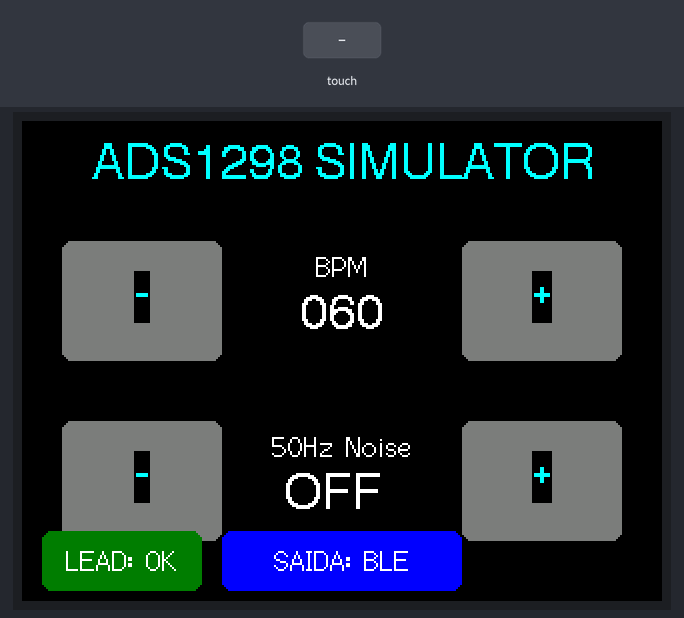
Simulated run of this program. Board: ESP32. Parts: 320×240 colour display. The inputs (shaded band) are chosen by the test bench. Nothing arrives over Bluetooth unless stated; a phone connects over Bluetooth LE 3 s after start; what the program prints to the serial monitor is not drawn.

Above: at 1.4 s.
1.5 s: touch panel pressed at 87 % / 50 % of its raw x / y range
3.0 s: touch panel pressed at 87 % / 70 % of its raw x / y range
At 4.2 s:
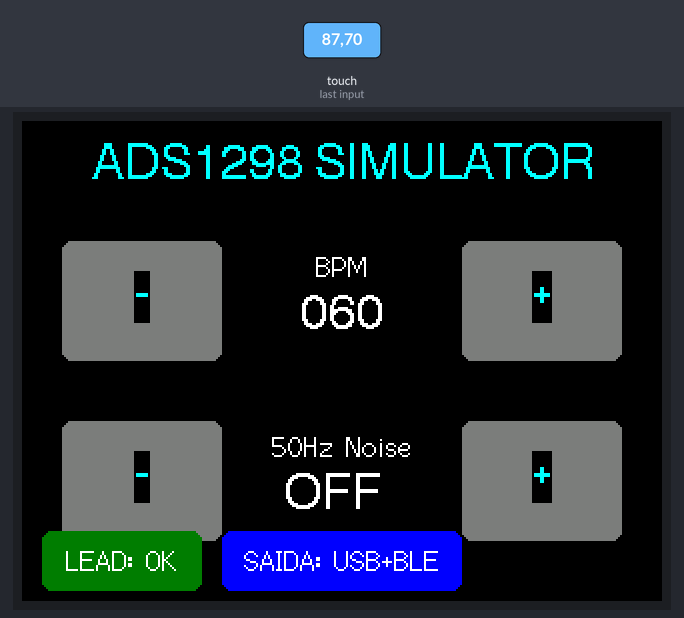
4.5 s: touch panel pressed at 87 % / 90 % of its raw x / y range
At 5.3 s:
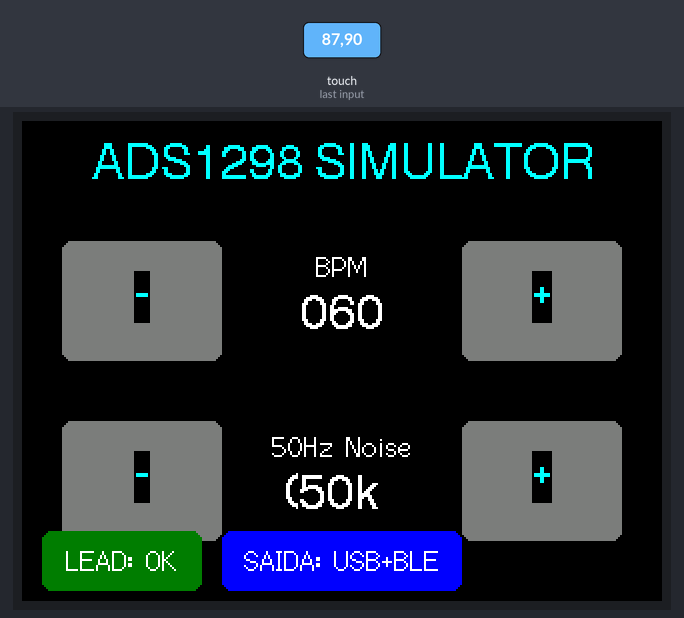
6.0 s: touch panel pressed at 38 % / 10 % of its raw x / y range
At 6.5 s:
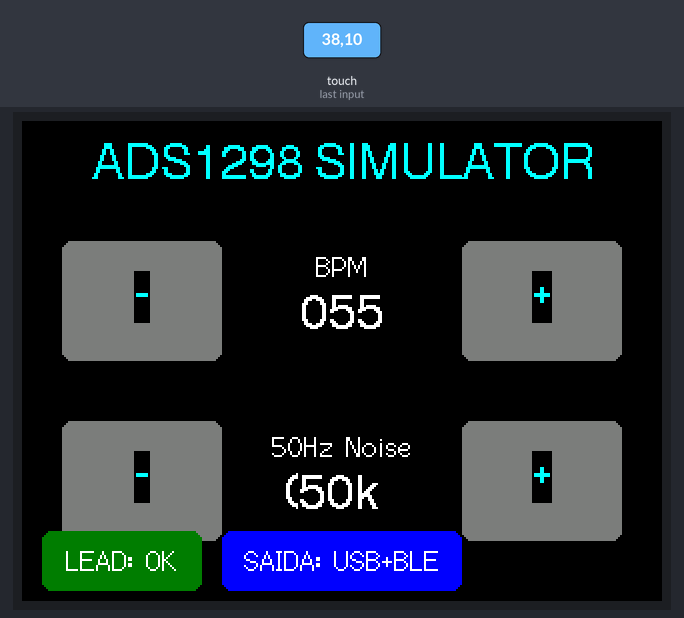
Timing chart, 0 to 8.5 s (numbered marks = the images above; inputs shaded):
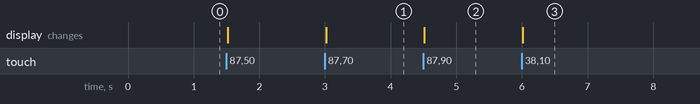

The program:

main.cpp
```cpp
#include <Arduino.h>
#include <SPI.h>
#include <TFT_eSPI.h>
#include <XPT2046_Touchscreen.h>

// --- BLE Libraries ---
#include <BLEDevice.h>
#include <BLEServer.h>
#include <BLEUtils.h>
#include <BLE2902.h>

// PhysioNet array of ECG data
#include "ecg_data.h"

// --- TFT & Touch Pin Definitions for CYD (Shared SPI) ---
#define XPT2046_IRQ 36
#define XPT2046_MOSI 13
#define XPT2046_MISO 12
#define XPT2046_CLK 14
#define XPT2046_CS 33

SPIClass mySpi = SPIClass(VSPI);
XPT2046_Touchscreen ts(XPT2046_CS, XPT2046_IRQ);
TFT_eSPI tft = TFT_eSPI();

uint8_t ads_payload[27];

// Definition of how much packets will be sent (e.g. 15 packets of 27 bytes)
#define BATCH_SIZE 15
uint8_t batch_buffer[27 * BATCH_SIZE];
int batch_index = 0;

// --- BLE Variables ---
BLEServer* pServer = NULL;
BLECharacteristic* pCharacteristic = NULL;
bool deviceConnected = false;
bool oldDeviceConnected = false;

bool is_taking_screenshot = false;

// These UUIDs have to be the same in the device receiving the signal
#define SERVICE_UUID           "XXXXXXXX-XXXX-XXXX-XXXX-XXXXXXXXXXXX"
#define CHARACTERISTIC_UUID_TX "XXXXXXXX-XXXX-XXXX-XXXX-XXXXXXXXXXXX"

// Callback for device disconnections
class MyServerCallbacks: public BLEServerCallbacks {
    void onConnect(BLEServer* pServer) {
      deviceConnected = true;
    };

    void onDisconnect(BLEServer* pServer) {
      deviceConnected = false;
    }
};

// --- Simulation Variables ---
int current_bpm = 60;
int noise_amplitude_50hz = 0; // Starts clean
unsigned long global_time_ms = 0;

int output_mode = 0; // 0 = Only Bluetooth, 1 = Only USB, 2 = Both
int simulate_leadoff_ch = 0; // 0 = OK, 1 = CH1 OFF...

unsigned int QRSCount = 0, IdleCount = 0;
unsigned int qrs_cutoff = 543, idle_cutoff = 0;
#define QRS 1
#define IDLE 2
unsigned int State = QRS;

// Timer and Touch Debounce
hw_timer_t * timer = NULL;
unsigned long lastTouchTime = 0;

// =========================================================================
// FREERTOS VARIABLES (Dual-Core)
// =========================================================================
SemaphoreHandle_t timerSemaphore;
QueueHandle_t ecgQueue;

// =========================================================================
// TIMER INTERRUPT
// =========================================================================
void IRAM_ATTR onTimer() {
  BaseType_t xHigherPriorityTaskWoken = pdFALSE;
  // Shares the semaphore to the aquisition task to run immediately
  xSemaphoreGiveFromISR(timerSemaphore, &xHigherPriorityTaskWoken);
  if (xHigherPriorityTaskWoken) {
    portYIELD_FROM_ISR();
  }
}

// This function is made to screenshot the CYD TFT display
void dumpScreenshotSerial() {
  is_taking_screenshot = true; // Pauses the ECG delivery by Serial
  vTaskDelay(50 / portTICK_PERIOD_MS); // Delay for the last packet to be delivered

  uint16_t w = tft.width();
  uint16_t h = tft.height();
  uint32_t fileSize = 54 + (w * h * 3);

  // BMP header
  unsigned char bmpFileHeader[14] = {'B','M', 0,0,0,0, 0,0, 0,0, 54,0,0,0};
  unsigned char bmpInfoHeader[40] = {40,0,0,0, 0,0,0,0, 0,0,0,0, 1,0, 24,0};

  bmpFileHeader[2] = (unsigned char)(fileSize);
  bmpFileHeader[3] = (unsigned char)(fileSize >> 8);
  bmpFileHeader[4] = (unsigned char)(fileSize >> 16);
  bmpFileHeader[5] = (unsigned char)(fileSize >> 24);

  bmpInfoHeader[4] = (unsigned char)(w);
  bmpInfoHeader[5] = (unsigned char)(w >> 8);
  bmpInfoHeader[6] = (unsigned char)(w >> 16);
  bmpInfoHeader[7] = (unsigned char)(w >> 24);

  int32_t negHeight = -h;
  bmpInfoHeader[8] = (unsigned char)(negHeight);
  bmpInfoHeader[9] = (unsigned char)(negHeight >> 8);
  bmpInfoHeader[10] = (unsigned char)(negHeight >> 16);
  bmpInfoHeader[11] = (unsigned char)(negHeight >> 24);

  // Signals to the serial the transmission is starting
  Serial.println("\n---START_BMP---");

  // Sends header by HEX
  for(int i=0; i<14; i++) Serial.printf("%02X", bmpFileHeader[i]);
  for(int i=0; i<40; i++) Serial.printf("%02X", bmpInfoHeader[i]);
  Serial.println(); // New line after header

  // Reads value of pixels and transmits via Serial
  for (int y = 0; y < h; y++) {
    for (int x = 0; x < w; x++) {
      uint16_t color = tft.readPixel(x, y);

      uint8_t r = (color & 0xF800) >> 8;
      uint8_t g = (color & 0x07E0) >> 3;
      uint8_t b = (color & 0x001F) << 3;

      Serial.printf("%02X%02X%02X", b, g, r);
    }
    Serial.println(); // Breaks line after each row
    vTaskDelay(1 / portTICK_PERIOD_MS);
  }

  Serial.println("---END_BMP---");

  is_taking_screenshot = false; // Resume ECG transmission
}

void pack24Bit(int32_t value, int startIndex) {
  ads_payload[startIndex]     = (value >> 16) & 0xFF;
  ads_payload[startIndex + 1] = (value >> 8)  & 0xFF;
  ads_payload[startIndex + 2] = value & 0xFF;
}

void updateBPM(int bpm) {
  int ms_per_beat = 60000 / bpm;
  if (ms_per_beat >= NUM_SAMPLES) {
    qrs_cutoff = NUM_SAMPLES;
    idle_cutoff = ms_per_beat - NUM_SAMPLES;
  } else {
    qrs_cutoff = ms_per_beat;
    idle_cutoff = 0;
  }
}

// --- UI Drawing Functions ---
void drawUI() {
  tft.fillScreen(TFT_BLACK);

  // Title
  tft.setTextColor(TFT_CYAN, TFT_BLACK);
  tft.drawCentreString("ADS1298 SIMULATOR", 160, 10, 4);

  // BPM Controls
  tft.fillRoundRect(20, 60, 80, 60, 5, TFT_DARKGREY);  // BPM -
  tft.drawCentreString("-", 60, 75, 4);
  tft.fillRoundRect(220, 60, 80, 60, 5, TFT_DARKGREY); // BPM +
  tft.drawCentreString("+", 260, 75, 4);

  // Noise Controls
  tft.fillRoundRect(20, 150, 80, 60, 5, TFT_DARKGREY);  // Noise -
  tft.drawCentreString("-", 60, 165, 4);
  tft.fillRoundRect(220, 150, 80, 60, 5, TFT_DARKGREY); // Noise +
  tft.drawCentreString("+", 260, 165, 4);

  // Botão de Saída (Output)
  tft.fillRoundRect(100, 205, 120, 30, 5, TFT_BLUE);

  // Botão de Lead-Off Inicial (Fundo verde indica OK)
  tft.fillRoundRect(10, 205, 80, 30, 5, TFT_DARKGREEN);
}

void updateDisplayValues() {
  tft.setTextColor(TFT_WHITE, TFT_BLACK);

  // Update BPM Text
  tft.drawCentreString("BPM", 160, 65, 2);
  char bpmStr[10];
  sprintf(bpmStr, "%03d", current_bpm);
  tft.drawCentreString(bpmStr, 160, 85, 4);

  // Update Noise Text
  tft.drawCentreString("50Hz Noise", 160, 155, 2);
  char noiseStr[10];
  if (noise_amplitude_50hz == 0) sprintf(noiseStr, "OFF  ");
  else sprintf(noiseStr, "%dk ", noise_amplitude_50hz / 1000);
  tft.drawCentreString(noiseStr, 160, 175, 4);

  // Update Output Mode Text
  tft.setTextColor(TFT_WHITE, TFT_BLUE);
  if (output_mode == 0)      tft.drawCentreString("SAIDA: BLE", 160, 212, 2);
  else if (output_mode == 1) tft.drawCentreString("SAIDA: USB", 160, 212, 2);
  else if (output_mode == 2) tft.drawCentreString("SAIDA: USB+BLE", 160, 212, 2);

  // NOVO: Update Lead-Off Text e Cor do Botão
  if (simulate_leadoff_ch == 0) {
    tft.fillRoundRect(10, 205, 80, 30, 5, TFT_DARKGREEN);
    tft.setTextColor(TFT_WHITE, TFT_DARKGREEN);
    tft.drawCentreString("LEAD: OK", 50, 212, 2);
  } else {
    tft.fillRoundRect(10, 205, 80, 30, 5, TFT_RED);
    tft.setTextColor(TFT_WHITE, TFT_RED);
    char loffStr[10];
    sprintf(loffStr, "LEAD: CH%d", simulate_leadoff_ch);
    tft.drawCentreString(loffStr, 50, 212, 2);
  }
}

// =========================================================================
// TASK 1: Signal Aquision (CORE 1 - Priority 2)
// =========================================================================
void ecgAcquisitionTask(void *pvParameters) {
  unsigned long max_time_ecg = 0;
  unsigned long last_print_time = millis();

  for(;;) {
    // Sleeps until timer frees the semaphore, each 1 ms
    if (xSemaphoreTake(timerSemaphore, portMAX_DELAY) == pdTRUE) {
      unsigned long t_start = micros();
      global_time_ms++;

      // Variables to store the Flash readings
      int32_t val_I  = 0, val_II = 0, val_V1 = 0, val_V2 = 0;
      int32_t val_V3 = 0, val_V4 = 0, val_V5 = 0, val_V6 = 0;

      if (State == QRS) {
        const float SIMULATOR_GAIN = 20.97;
        val_I  = (int16_t)pgm_read_word(&ecg_lead_i[QRSCount]) * SIMULATOR_GAIN;
        val_II = (int16_t)pgm_read_word(&ecg_lead_ii[QRSCount]) * SIMULATOR_GAIN;
        val_V1 = (int16_t)pgm_read_word(&ecg_lead_v1[QRSCount]) * SIMULATOR_GAIN;
        val_V2 = (int16_t)pgm_read_word(&ecg_lead_v2[QRSCount]) * SIMULATOR_GAIN;
        val_V3 = (int16_t)pgm_read_word(&ecg_lead_v3[QRSCount]) * SIMULATOR_GAIN;
        val_V4 = (int16_t)pgm_read_word(&ecg_lead_v4[QRSCount]) * SIMULATOR_GAIN;
        val_V5 = (int16_t)pgm_read_word(&ecg_lead_v5[QRSCount]) * SIMULATOR_GAIN;
        val_V6 = (int16_t)pgm_read_word(&ecg_lead_v6[QRSCount]) * SIMULATOR_GAIN;

        QRSCount++;
        if (QRSCount >= NUM_SAMPLES) {
          QRSCount = 0;
          State = (idle_cutoff > 0) ? IDLE : QRS;
        }
      }
      else if (State == IDLE) {
        IdleCount++;
        if (IdleCount >= idle_cutoff) {
          IdleCount = 0;
          State = QRS;
        }
      }

      int32_t noise_50hz = 0;
      if (noise_amplitude_50hz > 0) {
        float phase = (global_time_ms % 20) / 20.0;
        noise_50hz = (int32_t)(sin(2.0 * PI * phase) * noise_amplitude_50hz);
      }

      ads_payload[0] = 0xC0;
      ads_payload[1] = 0x00;
      ads_payload[2] = 0x00;

      if (simulate_leadoff_ch > 0) {
        if (simulate_leadoff_ch >= 1 && simulate_leadoff_ch <= 4) {
          ads_payload[1] = (1 << (simulate_leadoff_ch - 1 + 4));
        }
        else if (simulate_leadoff_ch >= 5 && simulate_leadoff_ch <= 8) {
          ads_payload[0] = 0xC0 | (1 << (simulate_leadoff_ch - 5));
        }
      }

      int32_t ch1_I  = val_I  + noise_50hz;
      int32_t ch2_II = val_II + noise_50hz;
      int32_t ch3_V1 = val_V1 + noise_50hz;
      int32_t ch4_V2 = val_V2 + noise_50hz;
      int32_t ch5_V3 = val_V3 + noise_50hz;
      int32_t ch6_V4 = val_V4 + noise_50hz;
      int32_t ch7_V5 = val_V5 + noise_50hz;
      int32_t ch8_V6 = val_V6 + noise_50hz;

      int32_t saturated_value = 8388607;

      if (simulate_leadoff_ch == 1) ch1_I = saturated_value;
      else if (simulate_leadoff_ch == 2) ch2_II = saturated_value;
      else if (simulate_leadoff_ch == 3) ch3_V1 = saturated_value;
      else if (simulate_leadoff_ch == 4) ch4_V2 = saturated_value;
      else if (simulate_leadoff_ch == 5) ch5_V3 = saturated_value;
      else if (simulate_leadoff_ch == 6) ch6_V4 = saturated_value;
      else if (simulate_leadoff_ch == 7) ch7_V5 = saturated_value;
      else if (simulate_leadoff_ch == 8) ch8_V6 = saturated_value;

      pack24Bit(ch1_I, 3);
      pack24Bit(ch2_II, 6);
      pack24Bit(ch3_V1, 9);
      pack24Bit(ch4_V2, 12);
      pack24Bit(ch5_V3, 15);
      pack24Bit(ch6_V4, 18);
      pack24Bit(ch7_V5, 21);
      pack24Bit(ch8_V6, 24);

      // Sends the 27 bytes packet to the queue
      xQueueSend(ecgQueue, ads_payload, 0);

      unsigned long t_end = micros();
      unsigned long tempo_gasto = t_end - t_start;
      if(tempo_gasto > max_time_ecg) max_time_ecg = tempo_gasto;
    }
  }
}

// =========================================================================
// TASK 2: Screen, Touch and Transmission (CORE 0 - Prioridade 1)
// =========================================================================
void uiAndCommsTask(void *pvParameters) {
  uint8_t received_payload[27];

  for(;;) {
    // --- 1. HANDLE TOUCH UI ---
    if (ts.touched() && (millis() - lastTouchTime > 300)) {
      TS_Point p = ts.getPoint();

      int touch_x = map(p.y, 260, 3880, 0, 320);
      int touch_y = map(p.x, 3830, 300, 240, 0);

      bool ui_changed = false;

      if (touch_x > 20 && touch_x < 100 && touch_y > 60 && touch_y < 120) {
        if (current_bpm > 30) { current_bpm -= 5; ui_changed = true; }
      }
      else if (touch_x > 220 && touch_x < 300 && touch_y > 60 && touch_y < 120) {
        if (current_bpm < 200) { current_bpm += 5; ui_changed = true; }
      }
      else if (touch_x > 20 && touch_x < 100 && touch_y > 150 && touch_y < 210) {
        if (noise_amplitude_50hz > 0) { noise_amplitude_50hz -= 50000; ui_changed = true; }
      }
      else if (touch_x > 220 && touch_x < 300 && touch_y > 150 && touch_y < 210) {
        if (noise_amplitude_50hz < 500000) { noise_amplitude_50hz += 50000; ui_changed = true; }
      }
      else if (touch_x > 110 && touch_x < 240 && touch_y > 195) {
        output_mode++;
        if (output_mode > 2) output_mode = 0;
        ui_changed = true;
      }
      else if (touch_x > 0 && touch_x < 100 && touch_y > 195) {
        simulate_leadoff_ch++;
        if (simulate_leadoff_ch > 8) simulate_leadoff_ch = 0;
        ui_changed = true;
      }
      /* Screenshot via Serial is commented so it doesn't interfere with the transmission
      else if (touch_x > 270 && touch_x < 315 && touch_y > 5 && touch_y < 35) {
        dumpScreenshotSerial();
      }
      */

      if (ui_changed) {
        updateBPM(current_bpm);
        updateDisplayValues();
      }

      lastTouchTime = millis();
    }

    // --- 2. BLE RECONNECTION LOGIC ---
    if (!deviceConnected && oldDeviceConnected) {
        vTaskDelay(500 / portTICK_PERIOD_MS); // Delay for the bluetooth stack to process
        pServer->startAdvertising(); // Resets advertising
        oldDeviceConnected = deviceConnected;
    }
    if (deviceConnected && !oldDeviceConnected) {
        oldDeviceConnected = deviceConnected;
    }

    // --- 3. FREE QUEUE AND SEND ---
    while(xQueueReceive(ecgQueue, received_payload, 0) == pdTRUE) {
      memcpy(&batch_buffer[batch_index * 27], received_payload, 27);
      batch_index++;

      if (batch_index >= BATCH_SIZE) {
        if (deviceConnected && (output_mode == 0 || output_mode == 2)) {
          pCharacteristic->setValue(batch_buffer, 27 * BATCH_SIZE);
          pCharacteristic->notify();

          // Give the BLE PHY layer time to clear its buffer
          vTaskDelay(1 / portTICK_PERIOD_MS);
        }

        if ((output_mode == 1 || output_mode == 2) && !is_taking_screenshot) {
          Serial.write(batch_buffer, 27 * BATCH_SIZE);
        }
        batch_index = 0;
      }
    }

    // Pass control back to the Core 0 to avoid Watchdog resets
    vTaskDelay(1 / portTICK_PERIOD_MS);
  }
}

// =========================================================================
// SETUP
// =========================================================================
void setup() {
  Serial.begin(921600);

  // --- BLE CONFIG ---
  BLEDevice::init("CYD_ADS1298_Sim");
  BLEDevice::setMTU(512);

  pServer = BLEDevice::createServer();
  pServer->setCallbacks(new MyServerCallbacks());

  BLEService *pService = pServer->createService(SERVICE_UUID);
  pCharacteristic = pService->createCharacteristic(
                      CHARACTERISTIC_UUID_TX,
                      BLECharacteristic::PROPERTY_NOTIFY
                    );

  pCharacteristic->addDescriptor(new BLE2902());
  pService->start();

  BLEAdvertising *pAdvertising = BLEDevice::getAdvertising();
  pAdvertising->addServiceUUID(SERVICE_UUID);
  pAdvertising->setScanResponse(true);
  pAdvertising->setMinPreferred(0x06);
  pAdvertising->setMinPreferred(0x12);
  BLEDevice::startAdvertising();

  updateBPM(current_bpm);

  tft.begin();
  tft.setRotation(1); // Landscape

  mySpi.begin(XPT2046_CLK, XPT2046_MISO, XPT2046_MOSI, XPT2046_CS);
  ts.begin(mySpi);
  ts.setRotation(1);

  drawUI();
  updateDisplayValues();

  // --- FREERTOS INIT ---
  timerSemaphore = xSemaphoreCreateBinary();
  // Creates a queue to handle until 20 packets of 27 bytes (safety buffer)
  ecgQueue = xQueueCreate(20, 27 * sizeof(uint8_t));

  // Begin aquisition task on CORE 1 (High priority: 2)
  xTaskCreatePinnedToCore(ecgAcquisitionTask, "ECG_Task", 4096, NULL, 2, NULL, 1);

  // Begin Comms/UI task on CORE 0 (Normal priority: 1)
  xTaskCreatePinnedToCore(uiAndCommsTask, "UI_Task", 8192, NULL, 1, NULL, 0);

  // Begins physical timer at 1000 Hz
  timer = timerBegin(0, 80, true);
  timerAttachInterrupt(timer, &onTimer, true);
  timerAlarmWrite(timer, 1000, true);
  timerAlarmEnable(timer);
}

// =========================================================================
// LOOP
// =========================================================================
void loop() {
  // Destroy default Arduino's loop function, to let FreeRTOS handle
  vTaskDelete(NULL);
}
```

Source omitted: ecg_data.h (data table, 45865 bytes)

Measured:
- after the input at 3.0 s, the display: changes at once (image 1)
- after the input at 4.5 s, the display: changes at once (image 2)
- after the input at 6.0 s, the display: changes at once (image 3)
